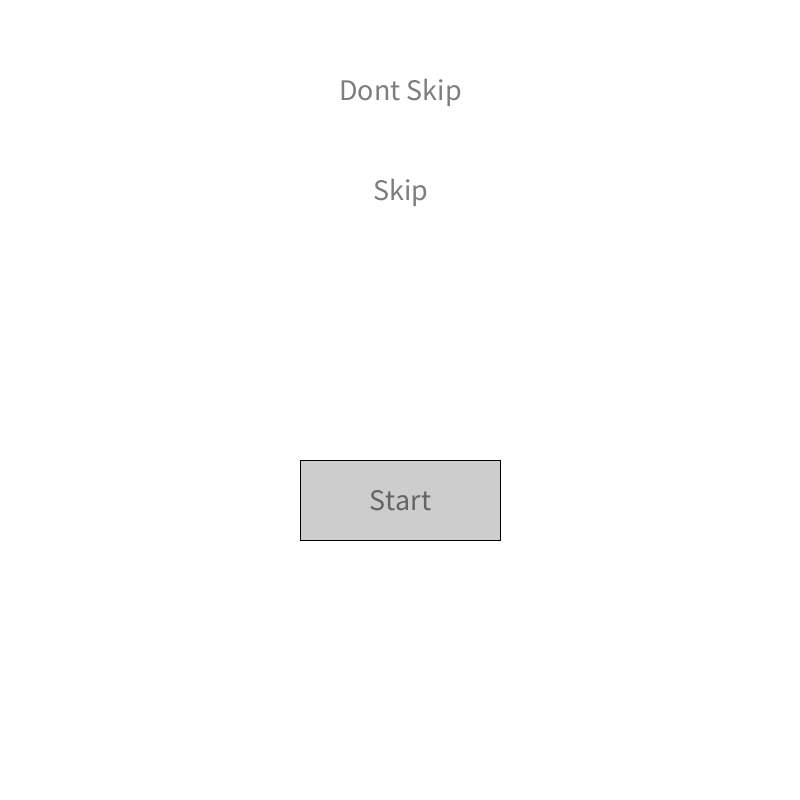
Frame 1 (no input)
Frame 60 (the mouse pressed at the canvas centre just before this capture): identical to frame 1, image omitted
Frame 120 (the mouse held since frame 60 and released just before this capture): identical to frame 1, image omitted

The Processing sketch that drew this single still picture (run headless with seeded random() and noise(); from frame 60 on, the mouse is pressed at the canvas centre):

// Processing sketch: two_choices
// ── two_choices.pde
int set;
float n;

String Opt1;
String Opt2;

Sbutton Start;
Sbutton Starting;
Sbutton Again;

void setup() {
   size(800,800);
   set = 0;
   
   // SELECT YOUR OPTIONS
   Opt1 = "Dont Skip";
   Opt2 = "Skip";
   
   // Square Buttons:
   Start = new Sbutton(width/2,height/2+100,200,80,"Start",30,10,10);
   Starting = new Sbutton(width/2,height/2+100,200,80,"Starting...",30,10,10);
   Again = new Sbutton(width/2,height/2+100,200,80,"Start Again",30,10,10);
   
}

void draw() {
   background(255);
   
   //BEFORE START 
   if(set == 0){
      Start.display();
      textSize(30);
      textAlign(CENTER);
      text(Opt1, width/2,100);
      text(Opt2, width/2,200);
      
      if(Start.pressed())
      set = 1;
   }
   
   //DURING START
   if(set == 1){
      textSize(30);
      textAlign(CENTER);
      text(Opt1, width/2,100);
      text(Opt2, width/2,200);
      n = random(1);
   }
   
   //AFTER START
   if(set == 2){
      textSize(30);
      if(n<0.5){
         fill(200);
         stroke(0);
         
         textAlign(CENTER);
         rectMode(CENTER);
         rect(width/2,100-12,200,50);
         fill(0);
         text(Opt1,width/2,100);
         text(n,width-50,100);
         fill(100);
         text(Opt2, width/2,200);
         
      }
      if(n>0.5){
         fill(100);
         textAlign(CENTER);
         text(Opt1, width/2,100);
         fill(200);
         rectMode(CENTER);
         rect(width/2,200-12,200,50);
         fill(0);
         text(Opt2,width/2,200);
         text(n,width-50,200);
      }
      
      Again.display();
      if(Again.pressed()){
         set = 1;
      }
   }
}

void mouseReleased(){
   if(set == 1){
      set = 2;
   }
}

// ── Sbutton.pde
class Sbutton{
// X,Y,W,H,Text,Size,distX,distY
   float BX;
   float BY;
   float Br1;
   float Br2;
   float opac1 = 50;
   float opac2 = opac1+50;
   color Bcol = color(220);
   color Bcolreal;
   String Str;
   float Size;
   float DistX;
   float DistY;
   
   Sbutton(float tempBX, float tempBY, float tempBr1, float tempBr2, String tempStr, float tempSize, float tempDistX, float tempDistY) {    
      BX = tempBX;
      BY = tempBY;
      Br1 = tempBr1;
      Br2 = tempBr2;
      Str = tempStr;
      Size = tempSize;
      DistX = tempDistX;
      DistY = tempDistY;
   }
   
   boolean pressed(){
      if (mousePressed && mouseX <BX+Br1/2 && mouseX>BX-Br1/2 && mouseY<BY+Br2/2 && mouseY>BY-Br2/2){
         return true; 
      }
      return false;
   }
   void display(){
      
      Bcolreal = color(Bcol,opac1);
      if (pressed()){
         Bcolreal = color(Bcol,opac2);
      }
      //noStroke();
      stroke(0);
      rectMode(CENTER);
      fill(Bcolreal);
      rect(BX,BY,Br1,Br2);
      noFill();
      fill(0,opac2+30);
      textSize(Size);
      textAlign(CENTER);
      text(Str,BX,BY+DistY);
      noFill();
      
   }
   
}
